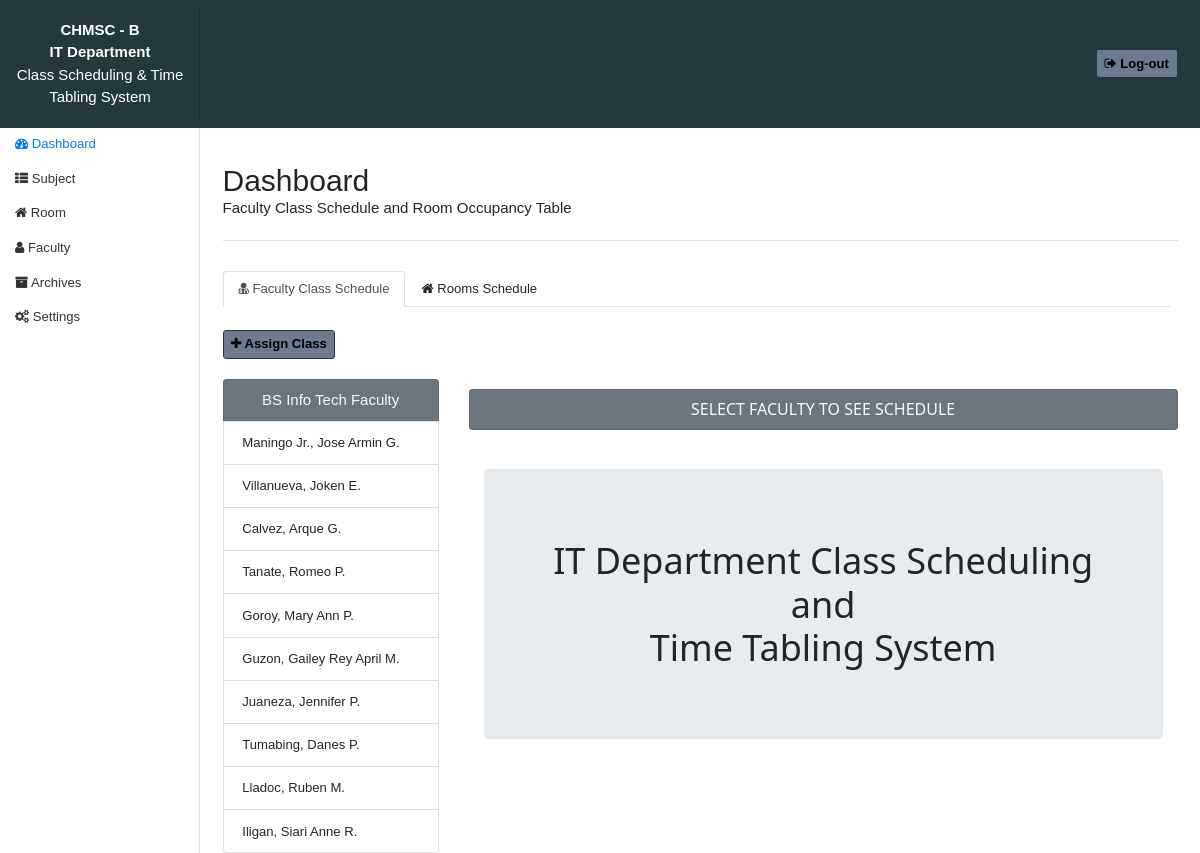
Screenshot of /dashboard.php (signed in) with the database file from the repository.
### tables this page shows
CREATE TABLE IF NOT EXISTS `faculty` (
  `fac_id` int(11) NOT NULL AUTO_INCREMENT,
  `facode_id` varchar(50) NOT NULL,
  `fac_name` varchar(50) NOT NULL,
  `active` int(1) NOT NULL,
  PRIMARY KEY (`fac_id`)
);

### dashboard.php (the view, shortened to what this page needs)
<?php
include 'html_parts/header.php';
include 'html_parts/navbar.php';
 ?>
     <div class="container-fluid">
         <div class="row">
             <nav class="col-md-2 d-none d-md-block sidebar" style="margin-top: 70px;">
                 <div class="sidebar-sticky">
                     <ul class="nav flex-column">
                         <li class="nav-item">
                             <a class="nav-link active" href="dashboard.php">
                                 <span class="fa fa-dashboard"></span>
                                Dashboard <span class="sr-only">(current)</span>
                             </a>
                         </li>
                         <li class="nav-item">
                             <a class="nav-link" href="subject.php">
                                <span class="fa fa-th-list"></span>
                              Subject
                             </a>
                         </li>
                         <li class="nav-item">
                             <a class="nav-link" href="room.php">
                                <span class="fa fa-home"></span>
                                Room
                             </a>
                         </li>
                         <li class="nav-item">
                             <a class="nav-link" href="faculty.php">
                                <span class="fa fa-user"></span>
                               Faculty
                             </a>
                         </li>
                         <li class="nav-item">
                             <a class="nav-link" href="archive.php">
                                <span class="fa fa-archive"></span>
                               Archives
                             </a>
                         </li>
                          <li class="nav-item">
                             <a class="nav-link" href="settings.php">
                                <span class="fa fa-cogs"></span>
                               Settings
                             </a>
                         </li>
                     </ul>
                 </div>
             </nav>
             <main role="main" class="col-md-9 ml-sm-auto col-lg-10 px-4" style="margin-top: 90px;">
                 <div class="d-flex justify-content-between flex-wrap flex-md-nowrap align-items-center pt-3 pb-2 mb-3 border-bottom">
                     <h1 class="h2">Dashboard<span><br><p class="h6">Faculty Class Schedule and Room Occupancy Table</p></span></h1>
                 </div>
                 <div class="pt-3 pb-2 mb-3">
                     <ul class="nav nav-tabs mr-2">
                         <li class="nav-item">
                             <a class="nav-link active" href="dashboard.php"><span class="fa fa-user-md"></span> Faculty Class Schedule</a>
                         </li>
                         <li class="nav-item">
                             <a class="nav-link" href="dashboard_room.php"><span class="fa fa-home"></span> Rooms Schedule</a>
                         </li>
                     </ul>
                 </div>
                 <div class="pull-left">
                      <button type="button" class="btn btn-sm btn-outline-dark" data-target="#add" data-toggle="modal"><span class="fa fa-plus"></span><strong> Assign Class </strong></button>
                 </div>
                 <br><br>
                        <div class="row">
                             <div class="col-sm-3">
                                 <ul class="list-group">
                                     <h6 class="list-group-item bg-secondary text-light h6 text-center">BS Info Tech Faculty</h4>
                                   <?php
                                  $sql = mysqli_query($conn, "SELECT * FROM faculty WHERE active = 1");
                                    while ($rows = mysqli_fetch_array($sql)) { ?>
                                     <li class="list-group-item">
                                       <a href="?fac_id=<?php echo $rows['fac_id'] ?>"><?php echo $rows['fac_name'] ?></a>
                                     </li>
                                  <?php
                                     }
                                   ?>
                                   </ul>
                             </div>
                             <div class="col-sm-9">
                              <?php
                            if (isset($_GET['fac_id'])) {
                             $facids = $_GET['fac_id'];
                             $sem_id = $_SESSION['sem_id'];
                              $sy_id = $_SESSION['sy_id'];
                             $result = mysqli_query($conn, "SELECT * FROM faculty WHERE active = 1 AND fac_id = '{$facids}'");
                             $fetch = mysqli_fetch_array($result);
                             $facname = $fetch['fac_name'];
                              ?>
                               <div class="table-responsive">
                                   <div class="pull-right">
                                        <button class="btn btn-sm btn-outline-dark" onclick="window.open('print/faculty.php?fac_id=<?php echo $facids ?>', '_blank', 'location=yes, height=470, width=740, scrollbars=yes, status=yes');"><span class="fa fa-print"></span> Print Schedule</button>
                                   </div>
                                   <br><br>
                                   <h5 class="h6">Instructor Name: <span><b><?php echo $facname; ?></b></span></h5><br>
                                   <table class="table table-striped table-bordered table-sm">
                                       <thead>
                                           <tr>
                                               <th>Subject Code</th>
                                               <th>Subject Title</th>
                                               <th>Units</th>
                                               <th>Room</th>
                                               <th>Day</th>
                                               <th>Time</th>
                                               <th>Course & Year</th>
                                               <th>Section</th>
                                           </tr>
                                       </thead>
                                       <tbody>
                                        <?php
                                       $sql1 = mysqli_query($conn, "
                                      SELECT * FROM `schedule`
                                      INNER JOIN faculty ON `schedule`.fac_id = faculty.fac_id
                                      INNER JOIN subjects ON `schedule`.sub_id = subjects.subid
                                      INNER JOIN room_sched ON room_sched.schedid = `schedule`.sched_id
                                      INNER JOIN room_day_time ON room_sched.rdt_id = room_day_time.rdt_id
                                      INNER JOIN room ON room_day_time.room_id = room.roomid
                                      INNER JOIN `day` ON room_day_time.day_id = `day`.day_id
                                      INNER JOIN course_year ON `schedule`.course_year_id = course_year.course_year_id
                                      INNER JOIN course ON course_year.course_id = course.course_id
                                      INNER JOIN `year` ON course_year.year_id = `year`.year_id
                                      INNER JOIN school_year ON `schedule`.sy_id = school_year.sy_id
                                      INNER JOIN semester ON `schedule`.sem_id = semester.sem_id
                                      WHERE faculty.fac_id = {$facids} AND semester.sem_id = {$sem_id} AND school_year.sy_id = {$sy_id}
                                      ORDER BY day.day_id ASC
                                      -- ORDER BY room_day_time.rdt_id ASC
                                       ");
                                       while ($row1 = mysqli_fetch_array($sql1)) {
                                        ?>
                                           <tr>
                                               <td><?php echo $row1['code'] ?></td>
                                               <td><?php echo $row1['title'] ?></td>
                                               <td><?php echo $row1['units'] ?></td>
                                               <td><?php echo $row1['name'] ?></td>
                                               <td><?php echo $row1['day'] ?></td>
                                               <td><?php echo $row1['start_time'] ?>-<?php echo $row1['end_time'] ?></td>
                                               <td><?php echo $row1['course_name'] ?> <?php echo $row1['year_name'] ?></td>
                                               <td> <?php echo $row1['section'] ?></td>
                                           </tr>
                                      <?php
                                       }
                                        ?>
                                       </tbody>
                                   </table>
                               </div>
                               <?php
                                }else{
                                  echo "
                                  <br>
                                  <div class='card bg-secondary text-light'>
                                  <center><h6>SELECT FACULTY TO SEE SCHEDULE</h6></center>
                                   </div> <br> <br>
                                  "; ?>
                            <div class="container">
                              <div class="jumbotron">
                                <div class="text-center">
                                  <h1>IT Department Class Scheduling <br> and <br> Time Tabling System</h1>
                                </div>
                              </div>
                            </div>
                              <?php
                                }
                               ?>
                             </div>
                         </div>
             </main>
        </div>
    </div>
 <?php
include 'html_parts/footer.php';
 ?>

### src/css/w3.css (style rules this page uses)
html { box-sizing:border-box }
*,*:before,*:after { box-sizing:inherit }
html { -ms-text-size-adjust:100%;-webkit-text-size-adjust:100% }
body { margin:0 }
article,aside,details,figcaption,figure,footer,header,main,menu,nav,section,summary { display:block }
a { background-color:transparent;-webkit-text-decoration-skip:objects }
button,input,select,textarea { font:inherit;margin:0 }
button,input { overflow:visible }
button,select { text-transform:none }
button,html [type=button],[type=reset],[type=submit] { -webkit-appearance:button }
html,body { font-family:Verdana,sans-serif;font-size:15px;line-height:1.5 }
html { overflow-x:hidden }
h1 { font-size:36px }
h6 { font-size:16px }
h1,h2,h3,h4,h5,h6 { font-family:"Segoe UI",Arial,sans-serif;font-weight:400;margin:10px 0 }
a { color:inherit }

### src/css/sidebar.css (style rules this page uses)
body { font-size: .875rem; }
.sidebar { position: fixed; top: 0; bottom: 0; left: 0; z-index: 100; padding: 48px 0 0; box-shadow: inset -1px 0 0 rgba(0, 0, 0, .1); }
.sidebar-sticky { position: relative; top: 0; height: calc(100vh - 48px); padding-top: .5rem; overflow-x: hidden; overflow-y: auto; }
.sidebar .nav-link { font-weight: 500; color: #333; }
.sidebar .nav-link.active { color: #007bff; }
[role="main"] { padding-top: 48px; }
.border-bottom { border-bottom: 1px solid #e5e5e5; }

### html_parts/header.php (style rules this page uses)
.btn { background: #6D7B8D; color: #000000; border-color: #25383C; }

### rows the page displays
faculty: fac_name "Maningo Jr., Jose Armin G."
faculty: fac_name "Villanueva, Joken E."
faculty: fac_name "Calvez, Arque G."
faculty: fac_name "Tanate, Romeo P."
faculty: fac_name "Goroy, Mary Ann P."
faculty: fac_name "Guzon, Gailey Rey April M."
faculty: fac_name "Juaneza, Jennifer P."
faculty: fac_name "Tumabing, Danes P."
faculty: fac_name "Lladoc, Ruben M."
faculty: fac_name "Iligan, Siari Anne R."
